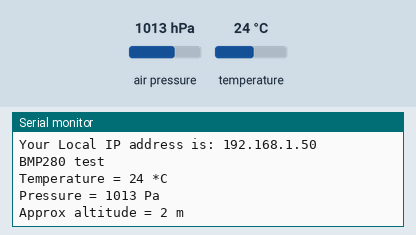
A sketch run on a simulated ESP8266 (NodeMCU). On the bench: the last lines printed to the serial monitor. The inputs (shaded band) are chosen by the test bench; at power-on: air pressure 1013 hPa, temperature 24 °C. WiFi joins after 1.5 s; servers stay silent unless stated.

Above: at 3.7 s.
3.8 s: air pressure set to 952 hPa
At 5.1 s:
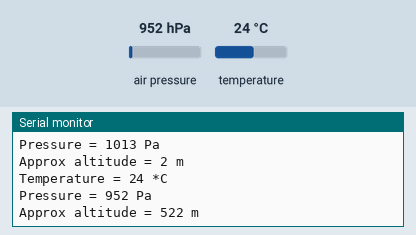
5.3 s: temperature set to 12 °C
At 6.7 s:
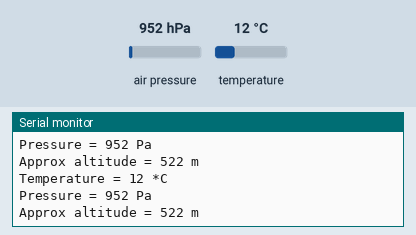
6.8 s: air pressure set to 975 hPa
At 8.9 s:
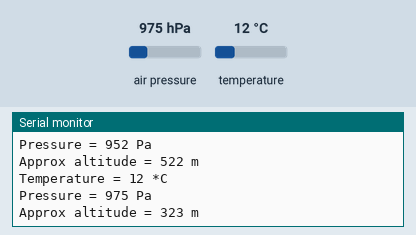
Timing chart, 0 to 10.4 s (numbered marks = the images above; inputs shaded):
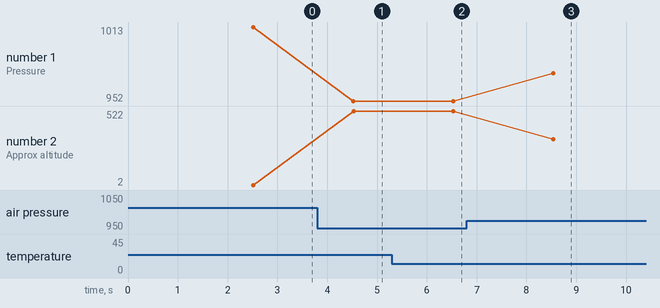

Measured:
- after the input at 3.8 s, the serial monitor: prints a new line after 0.73 s (image 1)
- after the input at 5.3 s, the serial monitor: prints a new line after 1.2 s (image 2)
- after the input at 6.8 s, the serial monitor: prints a new line after 1.7 s (image 3)
- plotted number 1: 1013 → 952 after the input at 3.8 s, 952 → 975 after the input at 6.8 s
- plotted number 2: 2 → 522 after the input at 3.8 s, 522 → 323 after the input at 6.8 s

The sketch:

BMP280.ino
```cpp
// BMP280 Interface with NodeMCU //
// Local Host WebServer //

// Vedant0891 //
// Instagram @TechnoLord.epg //
// Youtube @TechnoLord Programming //

#include <Adafruit_BMP280.h>
#include <ESP8266WebServer.h>
#include <ESP8266WiFi.h>
#include "html.h"

ESP8266WebServer server(80);
Adafruit_BMP280 bmp; // I2C

const char* ssid = "ElectronicWings";         /*Enter Your SSID*/
const char* password = "ewings@123"; /*Enter Your Password*/

int pre,temp,alt;

void MainPage() {
  String _html_page = html_page;              /*Read The HTML Page*/
  server.send(200, "text/html", _html_page);  /*Send the code to the web server*/
}

void bmp280() {
  String data = "[\""+String(temp)+"\",\""+String(pre)+"\",\""+String(alt)+"\"]";
  server.send(200, "text/plane", data);
}

void setup() {
  Serial.begin(9600);
  WiFi.mode(WIFI_STA);                  /*Set the WiFi in STA Mode*/
  WiFi.begin(ssid, password);
  Serial.print("Connecting to ");
  Serial.println(ssid);
  delay(1000);                         /*Wait for 1000mS*/
  while(WiFi.waitForConnectResult() != WL_CONNECTED){Serial.print(".");} /*Wait while connecting to WiFi*/
  Serial.print("Connected to ");
  Serial.println(ssid);
  Serial.print("Your Local IP address is: ");
  Serial.println(WiFi.localIP());       /*Print the Local IP*/

  server.on("/", MainPage);             /*Display the Web/HTML Page*/
  server.on("/readBMP280", bmp280); /*Display the updated data*/
  server.begin();                      /*Start Server*/
  delay(1000);                         /*Wait for 1000mS*/

  while ( !Serial ) delay(100);   // wait for native usb
  Serial.println(F("BMP280 test"));
  unsigned status;
  status = bmp.begin(0x76);
  if (!status) {
    Serial.println(F("Could not find a valid BMP280 sensor, check wiring or "
                      "try a different address!"));
    Serial.print("SensorID was: 0x");
    Serial.println(bmp.sensorID(),16);
    Serial.print("        ID of 0xFF probably means a bad address, a BMP 180 or BMP 085\n");
    Serial.print("   ID of 0x56-0x58 represents a BMP 280,\n");
    Serial.print("        ID of 0x60 represents a BME 280.\n");
    Serial.print("        ID of 0x61 represents a BME 680.\n");
    while (1) delay(10);
  }

  /* Default settings from datasheet. */
  bmp.setSampling(Adafruit_BMP280::MODE_NORMAL,     /* Operating Mode. */
                  Adafruit_BMP280::SAMPLING_X2,     /* Temp. oversampling */
                  Adafruit_BMP280::SAMPLING_X16,    /* Pressure oversampling */
                  Adafruit_BMP280::FILTER_X16,      /* Filtering. */
                  Adafruit_BMP280::STANDBY_MS_500); /* Standby time. */
}

void loop() {
    server.handleClient();
    temp = bmp.readTemperature();
    Serial.print("Temperature = ");
    Serial.print(temp);
    Serial.println(" *C");

    pre = bmp.readPressure()/100.0F;
    Serial.print("Pressure = ");
    Serial.print(pre);
    Serial.println(" Pa");

    alt = bmp.readAltitude(1013.25);
    Serial.print("Approx altitude = ");
    Serial.print(alt); /* Adjusted to local forecast! */
    Serial.println(" m");

    Serial.println();
    delay(2000);
}
```

html.h
```cpp
/*
  NodeMCU BMP280 HTML WebServer Code
  Vedant0891
*/

const char html_page[] PROGMEM = R"RawString(
<!DOCTYPE html>
<html>
  <style>
  html { font-family: sans-serif; display: block; margin: 0px auto; text-align: center;color: #444444;}
  body{margin: 0px;}
  h1 {text-align: center; font-size: 50px;}
  .alignment{display: table-cell;vertical-align: middle;position:relative;}
  .content{font-weight: 500; font-size: 40px; width: 300px;}
  .reading{font-weight: 500; font-size: 40px; padding-right: 25px;}
  .finalscript{font-size: 40px;font-weight: 500;position: absolute;top: 10px;}
  .data{padding: 20px;}
  .box{display: table;margin: 0 auto;}
  .symbol{width:75px;}
  </style>

  <body>
    <h1>BMP280 Barometer Sensor </h1><br>
    <div class='box'>
        <div class='data temp'>
            <div class = 'alignment symbol'>
                <svg class = 'alignment symbol' viewBox="0 0 32 32" >
                    <path d="M20.75 6.008c0-6.246-9.501-6.248-9.5 0v13.238c-1.235 1.224-2 2.921-2 4.796 0 3.728 3.022 6.75 6.75 6.75s6.75-3.022 6.75-6.75c0-1.875-0.765-3.572-2-4.796l-0.001-0zM16 29.25c-2.9-0-5.25-2.351-5.25-5.251 0-1.553 0.674-2.948 1.745-3.909l0.005-0.004 0.006-0.012c0.13-0.122 0.215-0.29 0.231-0.477l0-0.003c0.001-0.014 0.007-0.024 0.008-0.038l0.006-0.029v-13.52c-0.003-0.053-0.005-0.115-0.005-0.178 0-1.704 1.381-3.085 3.085-3.085 0.060 0 0.12 0.002 0.179 0.005l-0.008-0c0.051-0.003 0.11-0.005 0.17-0.005 1.704 0 3.085 1.381 3.085 3.085 0 0.063-0.002 0.125-0.006 0.186l0-0.008v13.52l0.006 0.029 0.007 0.036c0.015 0.191 0.101 0.36 0.231 0.482l0 0 0.006 0.012c1.076 0.966 1.75 2.361 1.75 3.913 0 2.9-2.35 5.25-5.25 5.251h-0zM16.75 21.367v-3.765c0-0.414-0.336-0.75-0.75-0.75s-0.75 0.336-0.75 0.75v0 3.765c-1.164 0.338-2 1.394-2 2.646 0 1.519 1.231 2.75 2.75 2.75s2.75-1.231 2.75-2.75c0-1.252-0.836-2.308-1.981-2.641l-0.019-0.005zM26.5 2.25c-1.795 0-3.25 1.455-3.25 3.25s1.455 3.25 3.25 3.25c1.795 0 3.25-1.455 3.25-3.25v0c-0.002-1.794-1.456-3.248-3.25-3.25h-0zM26.5 7.25c-0.966 0-1.75-0.784-1.75-1.75s0.784-1.75 1.75-1.75c0.966 0 1.75 0.784 1.75 1.75v0c-0.001 0.966-0.784 1.749-1.75 1.75h-0z"fill="#2198c0"/></svg></svg>
            </div>
            <div class='alignment content'>Temperature = </div>
            <div class='alignment reading'><span id="temp">0</span><span class="finalscript">&deg;C</span></div>
        </div>
    </div>

    <div class='box'>
        <div class='data temp'>
            <div class = 'alignment symbol'>
                <svg class = 'alignment symbol' viewBox="0 0 64 64 ">
                    <path d="M40.9,27.2l-7.6,12.9C32.9,40.1,32.5,40,32,40c-2.8,0-5,2.2-5,5s2.2,5,5,5s5-2.2,5-5c0-1.6-0.8-3-1.9-3.9l7.3-12.4 c2,2.3,3.3,5.2,3.5,8.4c0,0.5,0.5,0.9,1,0.9h3.4c0.5,0,0.8-0.3,1-0.7c0.5-1.7,0.7-3.5,0.7-5.3c0-11-9-20-20-20s-20,9-20,20    c0,1.8,0.2,3.6,0.7,5.3c0.1,0.4,0.5,0.7,1,0.7H17c0.5,0,1-0.4,1-0.9C18.5,29.7,24.6,24,32,24C35.4,24,38.5,25.2,40.9,27.2z M32,48    c-1.7,0-3-1.3-3-3s1.3-3,3-3s3,1.3,3,3S33.7,48,32,48z M25.8,23.3l-2.9-6.7c0,0,0-0.1-0.1-0.1c2.4-1.4,5.2-2.3,8.1-2.5v8    C29.2,22.2,27.4,22.6,25.8,23.3z M33,22v-8c3,0.2,5.7,1,8.1,2.5c0,0,0,0.1-0.1,0.1l-2.9,6.7C36.6,22.6,34.8,22.2,33,22z M49.6,36    h-1.7c-0.3-2.3-1.1-4.4-2.2-6.3l3.6-2.7c0.5,1.6,0.7,3.2,0.7,5C50,33.4,49.8,34.7,49.6,36z M48.6,25.1c-0.1,0-0.2,0.1-0.2,0.1 l-3.9,2.9c-0.3-0.4-0.7-0.8-1.1-1.2l1.4-2.4c0.3-0.5,0.1-1.1-0.4-1.4c-0.5-0.3-1.1-0.1-1.4,0.4l-1.2,2c-0.6-0.5-1.3-0.9-1.9-1.3    l2.8-6.5C45.4,19.6,47.4,22.1,48.6,25.1z M16.1,36h-1.7c-0.3-1.3-0.4-2.6-0.4-4c0-1.7,0.3-3.4,0.7-5l3.6,2.7    C17.2,31.6,16.4,33.7,16.1,36z M19.5,28.1l-3.9-2.9c-0.1-0.1-0.1-0.1-0.2-0.1c1.2-3,3.3-5.5,5.8-7.5l2.8,6.5    C22.2,25.2,20.7,26.5,19.5,28.1z"fill="#2198c0"/>
                    <path d="M56,51h-6.3c5.1-4.7,8.3-11.5,8.3-19C58,17.7,46.3,6,32,6c-1.1,0-2.2,0.1-3.3,0.2C27.9,4.3,26.1,3,24,3h-1 c-2.2,0-4,1.8-4,4c0,0.8,0.3,1.5,0.8,2c-1.1,0.6-2.1,1.2-3.1,2H4c-0.6,0-1,0.4-1,1s0.4,1,1,1h10.3C9.2,17.7,6,24.5,6,32    c0,14.3,11.7,26,26,26c5.7,0,11-1.9,15.3-5H56c1.7,0,3,1.3,3,3s-1.3,3-3,3h-1c-1.1,0-2-0.9-2-2c0-0.6,0.4-1,1-1c0.6,0,1-0.4,1-1    s-0.4-1-1-1c-1.7,0-3,1.3-3,3c0,2.2,1.8,4,4,4h1c2.8,0,5-2.2,5-5S58.8,51,56,51z M22,8c-0.6,0-1-0.4-1-1c0-1.1,0.9-2,2-2h1    c1.1,0,2.1,0.6,2.6,1.6C25,6.9,23.5,7.4,22,8C22,8,22,8,22,8z M26.9,8.5C26.7,9.9,25.5,11,24,11h-3.6C22.4,9.9,24.6,9,26.9,8.5z     M32,56C18.8,56,8,45.2,8,32c0-7.7,3.7-14.6,9.4-19H24c2.7,0,4.9-2.1,5-4.8C30,8.1,31,8,32,8c13.2,0,24,10.8,24,24 c0,7.7-3.7,14.6-9.4,19H28c-0.6,0-1,0.4-1,1s0.4,1,1,1h15.6C40.2,54.9,36.2,56,32,56z" fill="#2198c0"/></svg></svg>
                </svg>
            </div>
            <div class='alignment content'>Pressure = </div>
            <div class='alignment reading'><span id="pre">0</span><span class='finalscript'>hPa</span></div>
        </div>
    </div>

    <div class='box'>
        <div class='data temp'>
            <div class = 'alignment symbol'>
                <svg class = 'alignment symbol' viewBox="0 0 24 24" >
                <path d="M22 23H2v-1h20zM16 9.981V8.567l-.5-.501-2.979 2.995L6.5 5 1.983 9.543v1.44L6.5 6.45l5.307 5.33-3.038 3.055.716.716L15.5 9.48zm3 1.593v1.415l3 3.008v-1.416zM21 1h-7v1h7zm-3 18.293V4.707l2.646 2.646.707-.707L17.5 2.793l-3.854 3.853.707.707L17 4.707v14.586l-2.646-2.646-.707.707 3.853 3.853 3.854-3.854-.707-.707z"fill="#2198c0"/></svg></svg>
            </div>
            <div class='alignment content'>Altitude = </div>
            <div class='alignment reading'><span id="alt">0</span ><span class='finalscript'>m</span></div>
        </div>
    </div>

<script>
  setInterval(function() {
    var xhttp = new XMLHttpRequest();
    xhttp.onreadystatechange = function() {
      if (this.readyState == 4 && this.status == 200) {
        const text = this.responseText;
        const myArr = JSON.parse(text);
        document.getElementById("temp").innerHTML = myArr[0];
        document.getElementById("pre").innerHTML = myArr[1];
        document.getElementById("alt").innerHTML = myArr[2];
      }
    };
    xhttp.open("GET", "readBMP280", true);
    xhttp.send();
  },50);
</script>
</body>
</html>
)RawString";
```
